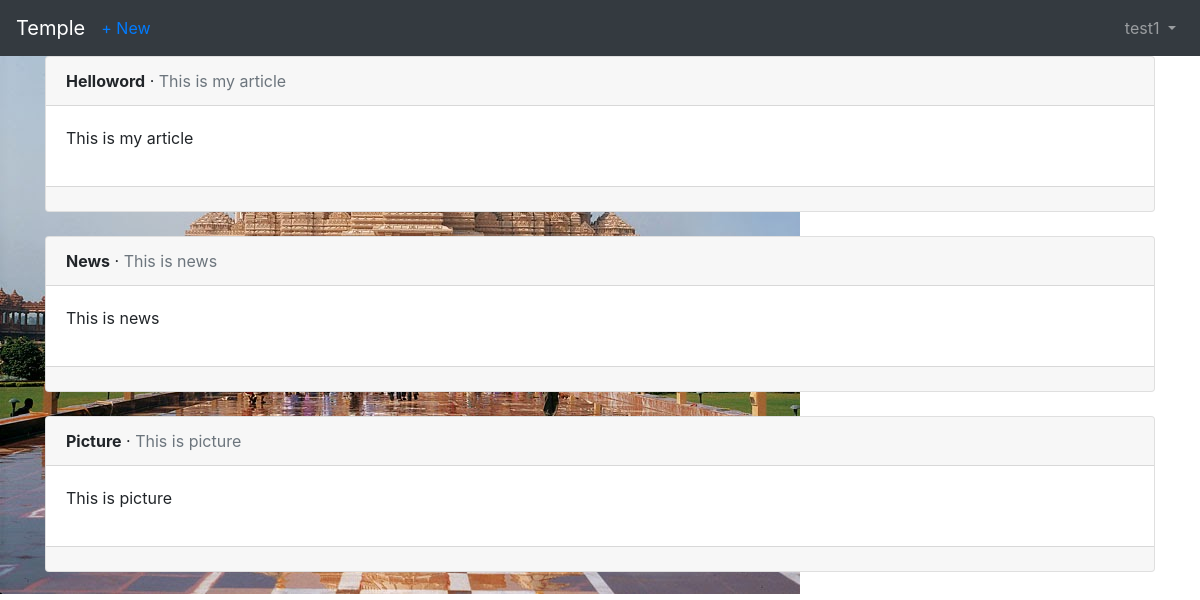
The page /articles/ (signed in) on the database as committed earlier.
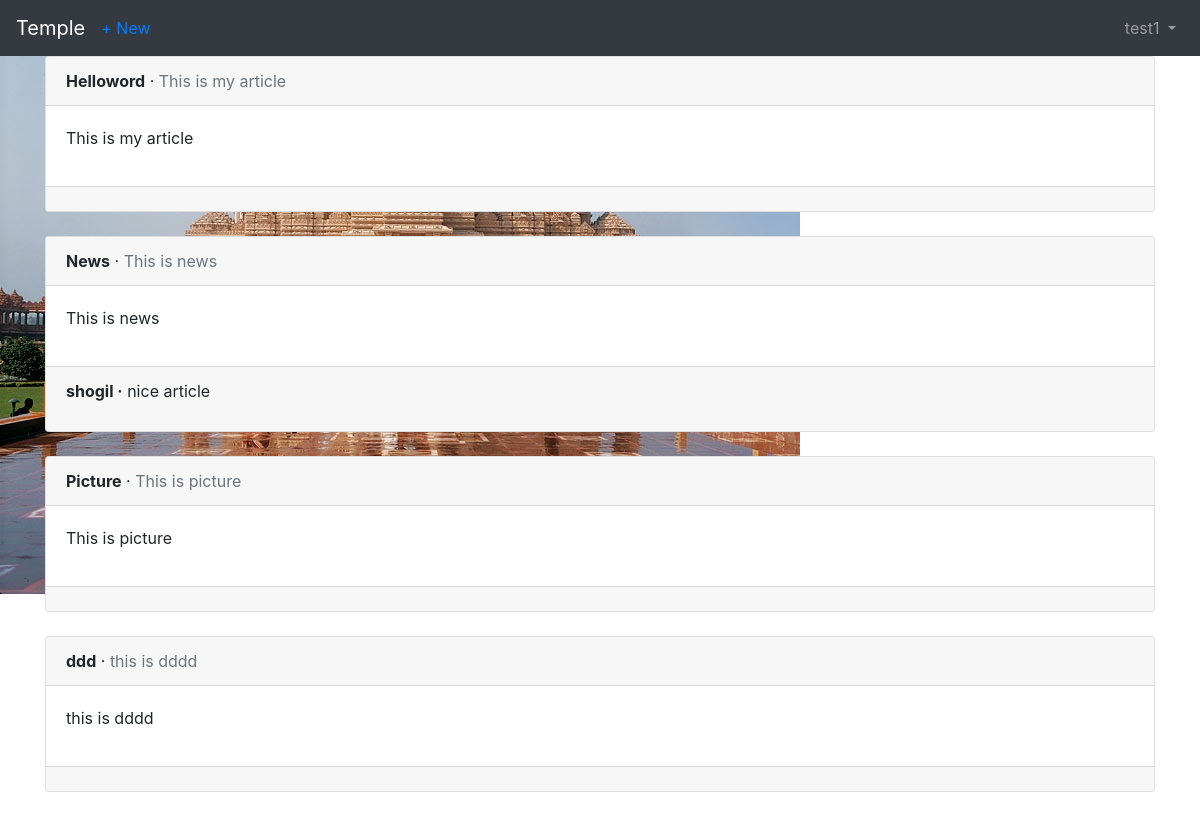
The same page on the database as committed later.
### articles/models.py (models this page shows, shortened)
class Article(models.Model):
    title = models.CharField(max_length=255)
    body = models.CharField(max_length=255)
    date = models.DateTimeField(auto_now_add=True)
    author = models.ForeignKey(
        settings.AUTH_USER_MODEL,
        on_delete=models.CASCADE,
    )

class Comment(models.Model):
    article = models.ForeignKey(Article, on_delete=models.CASCADE, related_name='comments')
    comment = models.CharField(max_length=140)
    author = models.ForeignKey(
    settings.AUTH_USER_MODEL,
    on_delete=models.CASCADE,
    )
    def __str__(self):
        return self.comment

### users/models.py (models this page shows)
class CustomUser1(AbstractUser):
    age = models.PositiveIntegerField(default=0)

### articles/views.py (the view)
# urls.py: path('', views.ArticleListView.as_view(), name='article_list'),
class ArticleListView(LoginRequiredMixin,ListView):
    model = models.Article
    template_name = 'article_list.html'
    login_url = 'login'

### templates/article_list.html (shortened to what this page needs)
{% extends 'base.html' %}
{% block content %}
{% for article in object_list %}
    <div class="card">
        <div class="card-header">
            <span class="font-weight-bold">{{ article.title }}</span> &middot;
            <span class="text-muted"> {{ article.body }}</span>
        </div>
        <div class="card-body">
            <p>{{ article.body }}</p>
        </div>
        <div class="card-footer">
        {% for comment in article.comments.all %}
            <p>
                <span class="font-weight-bold">{{ comment.author }} &middot;</span>
                {{ comment }}
            </p>
        {% endfor %}
        </div>
    </div>
    <br />
{% endfor %}
{% endblock content %}

Rows that differ between the two databases and show on the page:
added Comment: author "shogil", comment "nice article", shown under Article "News"
added Article: title "ddd", body "this is dddd"
